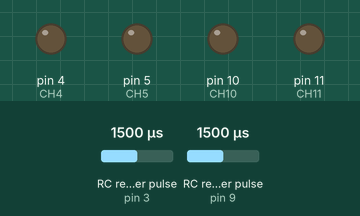
Recording of a sketch running on a simulated Arduino Uno, built with avr-gcc and run on an emulated ATmega328P. Parts: output pins drawn as LEDs (lit = HIGH). Wiring (inferred from the names in the program): 2 × RC receiver channel: data pin 3 / data pin 9. The test bench sets the inputs (shaded band); at power-on: RC receiver pulse (sensors on pin 3, pin 9) 1500 µs. Pins used as bus, display or sensor lines are not drawn; what the sketch prints to the serial monitor is not drawn.

Above: at 1.2 s.
1.3 s: RC receiver pulse (sensor on pin 3) set to 1020 µs
At 2.3 s:
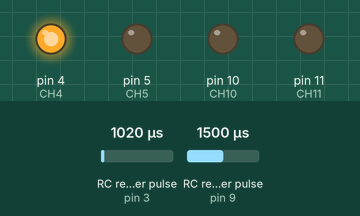
4.3 s: RC receiver pulse (sensor on pin 9) set to 1020 µs
At 4.6 s:
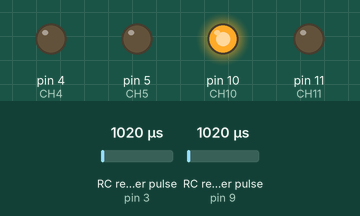
7.3 s: RC receiver pulse (sensor on pin 9) set to 1250 µs
At 8.0 s:
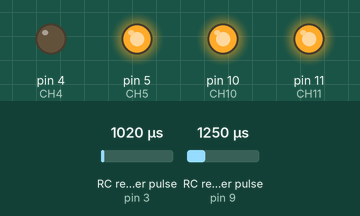
9.7 s: RC receiver pulse (sensor on pin 3) set to 1750 µs
At 10.6 s:
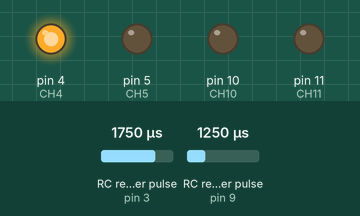
11.2 s: RC receiver pulse (sensor on pin 3) set to 1250 µs
At 12.1 s:
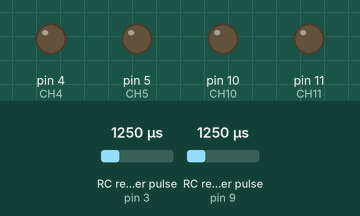
12.9 s: RC receiver pulse (sensor on pin 9) set to 1980 µs
At 13.6 s:
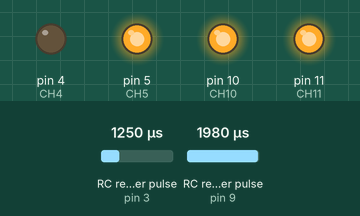
Timing chart, 0 to 15.9 s (numbered marks = the images above; inputs shaded):
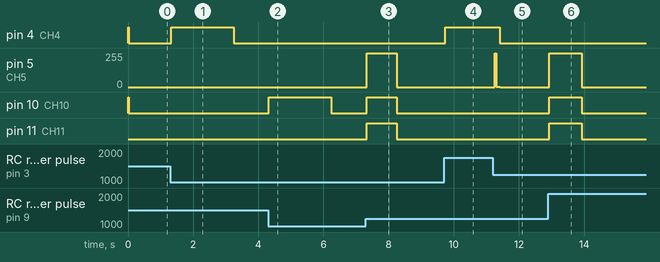

Measured:
- after the input at 1.3 s, pin 4 (CH4): LOW → HIGH at once, → LOW 1.9 s later
- after the input at 4.3 s, pin 10 (CH10): LOW → HIGH at once, → LOW 1.9 s later
- after the input at 7.3 s, pin 5 (CH5): 0/255 → 255/255 at once, → 0/255 0.92 s later; pin 10 (CH10), pin 11 (CH11): LOW → HIGH at once, → LOW 0.92 s later
- after the input at 9.7 s, pin 4 (CH4): LOW → HIGH at once
- after the input at 11.2 s, pin 4 (CH4): HIGH → LOW after 0.20 s; pin 5 (CH5): 0/255 → 1/255 after 0.06 s, → 0/255 0.16 s later
- after the input at 12.9 s, pin 5 (CH5): 0/255 → 255/255 at once, → 0/255 1.0 s later; pin 10 (CH10), pin 11 (CH11): LOW → HIGH at once, → LOW 1.0 s later

The sketch:

sketch_mar14a.ino
```cpp
#define CH3 3 //Left & Right
#define CH9 9 //Forwards & Backwards

//For Left/Right Control
#define CH4 4         //Enable Pin,       Blue/Orange       ENABLE
#define CH5 5         //Direction Pin,    White/Brown       DIRECTION/INPUT [A]
#define CH6 6         //Step Pin; move,   Black/Yellow      STEP/INPUT      [B]
#define CH7 7         //Complete,         Green/Red         HLFB - High Level Feed Back

//For Break Control
#define CH10 10       //Enable Pin,       Blue/Orange       ENABLE
#define CH11 11       //Direction Pin,    White/Brown       DIRECTION/INPUT [A]
#define CH12 12       //Step Pin; move,   Black/Yellow      STEP/INPUT      [B]
#define CH13 13       //Complete,         Green/Red         HLFB - High Level Feed Back

// Read the number of a given channel and convert to the range provided.
// If the channel is off, return the default value

int readChannel(int channelInput, int minLimit, int maxLimit, int defaultValue){
  int ch = pulseIn(channelInput, HIGH, 30000);
  if (ch < 100) return defaultValue;
  int position = map(ch, 1000, 2000, minLimit, maxLimit);
  if(position<3 & position>-3)
      position = 0;

  Serial.println();
  Serial.print("RC position is: "); Serial.print(position);
  Serial.println();
  return position;
}


int ch3Value,ch9Value, i, a, steering_state, braking_state, last_motor_position, last_brake_position, change, steering_change,braking_change, dir;

int direction(int position, bool state, int last_motor_position, int EnablePin, int DirectionPin, int StepPin){


  if(state == LOW)
  {
      dir =0;
      change =0;
      return change;
  }
  if(position>last_motor_position)
  {
      dir =1;
      change = 1;
      pulsemotor(dir, 1, EnablePin, DirectionPin, StepPin);
      return change;
  }
  else
  {
      dir =0;
      change = -1;
      pulsemotor(dir, 1, EnablePin, DirectionPin, StepPin);
      return change;
  }
}

void pulsemotor(bool direction, bool state, int EnablePin, int DirectionPin, int StepPint)
{

  digitalWrite(EnablePin, state); //Enables motor for move instructions
  digitalWrite(DirectionPin, direction);  //Sets direction

for(int a = 0;a<5;a++)
{
  digitalWrite(StepPint, HIGH);
  delayMicroseconds(1);
  digitalWrite(StepPint, LOW);
}


//  digitalWrite(4, LOW); //Disables motor for move instructions

}

void setup() {
  dir, last_motor_position, last_brake_position, i, a, steering_change, braking_change, ch3Value, ch9Value = 0;

  Serial.begin(115200);

  pinMode(CH3, INPUT);
  pinMode(CH7, INPUT);
  pinMode(CH6, OUTPUT);
  pinMode(CH5, OUTPUT);
  pinMode(CH4, OUTPUT);
  digitalWrite(4, HIGH);
  digitalWrite(6, LOW);


  pinMode(CH9, INPUT);
  pinMode(CH13, INPUT);
  pinMode(CH12, OUTPUT);
  pinMode(CH11, OUTPUT);
  pinMode(CH10, OUTPUT);
  digitalWrite(10, HIGH);
  digitalWrite(12, LOW);

}

void loop() {
  // put your main code here, to run repeatedly:
for(i == 0; i<1000; i++){

  ch3Value = readChannel(CH3, -100, 100, 0);
  ch9Value = readChannel(CH9, -100, 100, 0);
  if(ch9Value>0)
  ch9Value=0;

  Serial.print("Desired Brake Position is: ");
  Serial.print(ch9Value);
  Serial.println();

  if(abs(last_motor_position - ch3Value) > 0) //If steering motor needs to move to match RC position, enable allows it to do so
  steering_state = HIGH;
  else
  steering_state = LOW;

  if(abs(last_brake_position - ch9Value) > 0) //If break motor needs to move to match RC position, enable allows it to do so
  braking_state = HIGH;
  else
  braking_state = LOW;

  steering_change = direction(ch3Value, steering_state, last_motor_position, 4, 5, 6);
  braking_change = direction(ch9Value, braking_state, last_brake_position, 10, 11, 12);
  last_motor_position = last_motor_position + steering_change;
  last_brake_position = last_brake_position + braking_change;
  pulsemotor(dir, steering_state, 4, 5, 6);
  pulsemotor(dir, braking_state, 10, 11, 12);

  Serial.print("Loop cycle is: ");
  Serial.print(i);
  Serial.println();
  Serial.print("Last Steering Position is: ");
  Serial.print(last_motor_position);
  Serial.println();
  Serial.println();
  Serial.print("Last Braking Position is: ");
  Serial.print(last_brake_position);
  Serial.println();
  //Serial.print("Direction desired is: ");
  //Serial.print(dir);
  Serial.println();
  Serial.print("****************************");
  Serial.println();

}
  digitalWrite(4, LOW);
  digitalWrite(6, LOW);
  digitalWrite(10, LOW);
  digitalWrite(12, LOW);
  dir, last_motor_position, i, a, steering_change, ch3Value, ch9Value = 0;
  exit;

}
```
